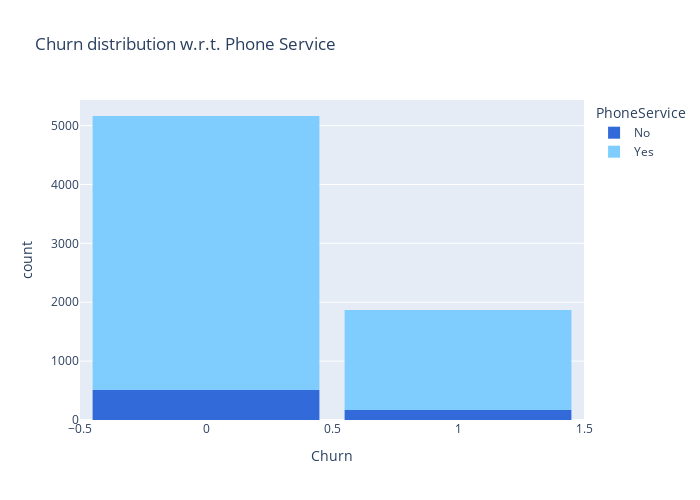

Write notebook code for a chart like this one.
### Code cell
color_map = {"Yes": '#7fcdff', "No": '#326ada'}
fig = px.histogram(teleco, x="Churn", color="PhoneService", title="Churn distribution w.r.t. Phone Service", color_discrete_map=color_map)
fig.update_layout(width=700, height=500, bargap=0.1)
fig.show()

### Figure 1 — Plotly figure (JSON) as saved in the notebook; plotly's stock layout.template omitted (floating-point values rounded to 4 significant figures; data arrays with more than 128 entries replaced by an {"elided": "..."} marker saying what was removed)
{"data": [{"alignmentgroup": "True", "bingroup": "x", "hovertemplate": "PhoneService=No<br>Churn=%{x}<br>count=%{y}<extra></extra>", "legendgroup": "No", "marker": {"color": "#326ada", "pattern": {"shape": ""}}, "name": "No", "offsetgroup": "No", "orientation": "v", "showlegend": true, "type": "histogram", "x": {"elided": "680 int values"}, "xaxis": "x", "yaxis": "y"}, {"alignmentgroup": "True", "bingroup": "x", "hovertemplate": "PhoneService=Yes<br>Churn=%{x}<br>count=%{y}<extra></extra>", "legendgroup": "Yes", "marker": {"color": "#7fcdff", "pattern": {"shape": ""}}, "name": "Yes", "offsetgroup": "Yes", "orientation": "v", "showlegend": true, "type": "histogram", "x": {"elided": "6352 int values"}, "xaxis": "x", "yaxis": "y"}], "layout": {"bargap": 0.1, "barmode": "relative", "height": 500, "legend": {"title": {"text": "PhoneService"}, "tracegroupgap": 0}, "title": {"text": "Churn distribution w.r.t. Phone Service"}, "width": 700, "xaxis": {"anchor": "y", "domain": [0, 1], "title": {"text": "Churn"}}, "yaxis": {"anchor": "x", "domain": [0, 1], "title": {"text": "count"}}}}
